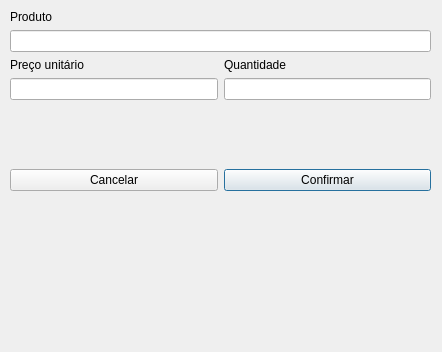
<?xml version="1.0" encoding="UTF-8"?>
<ui version="4.0">
 <class>fm_editarProdutoVenda</class>
 <widget class="QDialog" name="fm_editarProdutoVenda">
  <property name="geometry">
   <rect>
    <x>0</x>
    <y>0</y>
    <width>442</width>
    <height>352</height>
   </rect>
  </property>
  <property name="windowTitle">
   <string>Dialog</string>
  </property>
  <widget class="QWidget" name="">
   <property name="geometry">
    <rect>
     <x>10</x>
     <y>10</y>
     <width>421</width>
     <height>181</height>
    </rect>
   </property>
   <layout class="QVBoxLayout" name="verticalLayout_4">
    <item>
     <layout class="QVBoxLayout" name="verticalLayout">
      <item>
       <widget class="QLabel" name="label">
        <property name="text">
         <string>Produto</string>
        </property>
       </widget>
      </item>
      <item>
       <widget class="QLineEdit" name="txt_editarProduto"/>
      </item>
     </layout>
    </item>
    <item>
     <layout class="QHBoxLayout" name="horizontalLayout">
      <item>
       <layout class="QVBoxLayout" name="verticalLayout_2">
        <item>
         <widget class="QLabel" name="label_2">
          <property name="text">
           <string>Preço unitário</string>
          </property>
         </widget>
        </item>
        <item>
         <widget class="QLineEdit" name="txt_editarPrecoUnitario"/>
        </item>
       </layout>
      </item>
      <item>
       <layout class="QVBoxLayout" name="verticalLayout_3">
        <item>
         <widget class="QLabel" name="label_3">
          <property name="text">
           <string>Quantidade</string>
          </property>
         </widget>
        </item>
        <item>
         <widget class="QLineEdit" name="txt_editarQuantidade"/>
        </item>
       </layout>
      </item>
     </layout>
    </item>
    <item>
     <spacer name="verticalSpacer">
      <property name="orientation">
       <enum>Qt::Vertical</enum>
      </property>
      <property name="sizeHint" stdset="0">
       <size>
        <width>20</width>
        <height>40</height>
       </size>
      </property>
     </spacer>
    </item>
    <item>
     <layout class="QHBoxLayout" name="horizontalLayout_2">
      <item>
       <widget class="QPushButton" name="btn_editarCancelar">
        <property name="text">
         <string>Cancelar</string>
        </property>
        <property name="autoDefault">
         <bool>false</bool>
        </property>
       </widget>
      </item>
      <item>
       <widget class="QPushButton" name="btn_editarConfirmar">
        <property name="text">
         <string>Confirmar</string>
        </property>
       </widget>
      </item>
     </layout>
    </item>
   </layout>
  </widget>
 </widget>
 <resources/>
 <connections/>
</ui>
